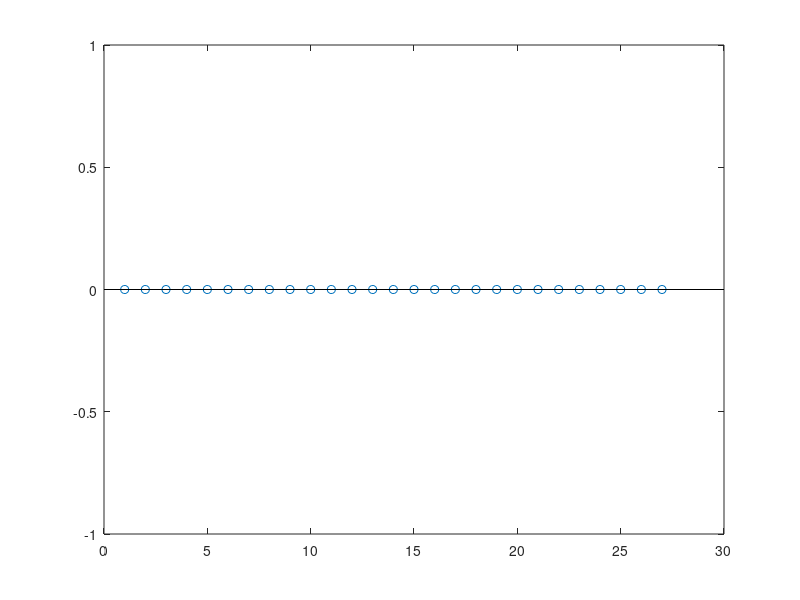

This figure's MATLAB source:
function fitting_stats_all_neurons ()
%FITTING_STATS_ALL_NEURONS Summary of this function goes here
%   Detailed explanation goes here


% for each day and rat, create a vector with the number of models
% identified in that day including NaN. The outpur should be a matrix with
% a line for each day and rat and also a matrix of cells containing the
% name of the rows, namely, rat_day. and send to genela.

electro_folder = 'C:\Users\GEORGEKOUR\Desktop\Electro_Rats\rat_10\odor1_WR\rat10_mpfc_12.10';

%electro_folder = 'C:\Users\GEORGEKOUR\Desktop\Electro_Rats';

results_files = dir([electro_folder,'\*_result.mat']); %look for all single units files in the stage

neurons_type = zeros(1, 27);
rat_day_models = [];
rat_day_names = [];
for i = 1:length(results_files)
    
    %load the struct
    result_file_path = [results_files(i).folder,'\',results_files(i).name];
    result_struct = load(result_file_path);
    selected_model = result_struct.selected_model;
    if (~isnan(selected_model))
        neurons_type(selected_model) = neurons_type(selected_model)+1;
    else
        neurons_type(end) = neurons_type(end)+1;
    end
    idcs   = strfind(result_file_path,'\');
    rat_day_name = result_file_path(idcs(end-1)+1:idcs(end)-1);
    
    
    
    
    
end

stem(neurons_type)

end

